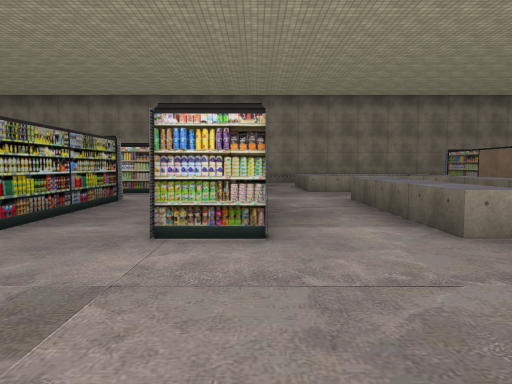
view 1 (above)

24 first-person views from a walk through a 3-D level made in the Unity game engine. The camera is 1.3 m above the floor, tilts 4° down and sees 70° across. The floor is counted in squares, 2 m on a side. Each view is taken from the middle of a square. On the plan, view 1 faces up. The plan holds only what a view shows up to about 11 squares ahead; the rest is blank. The place goes on beyond the plan. The player is left out. Some surface patterns are stand-ins.

view 2
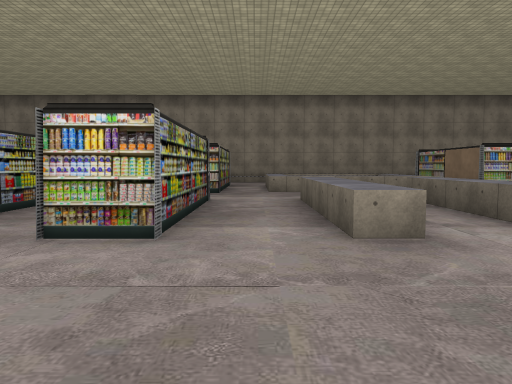

view 3
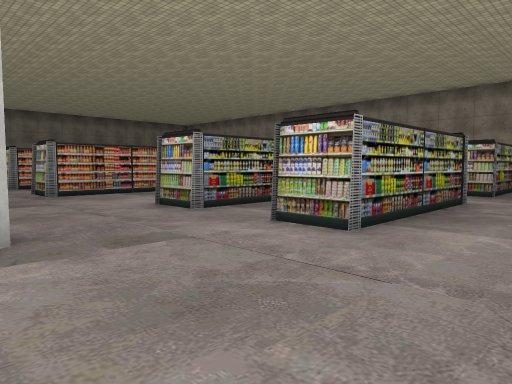

view 4
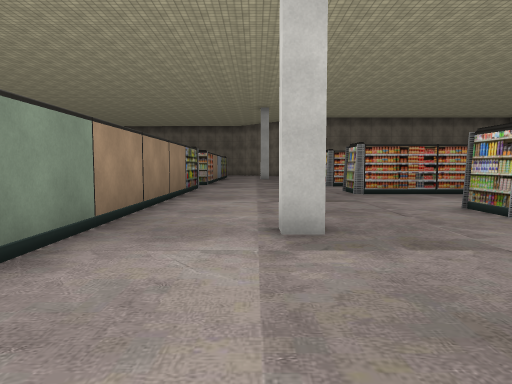

view 5
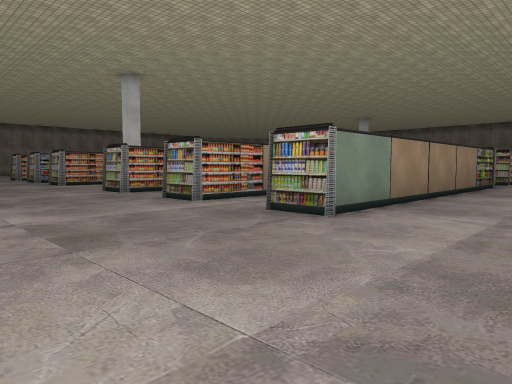

view 6
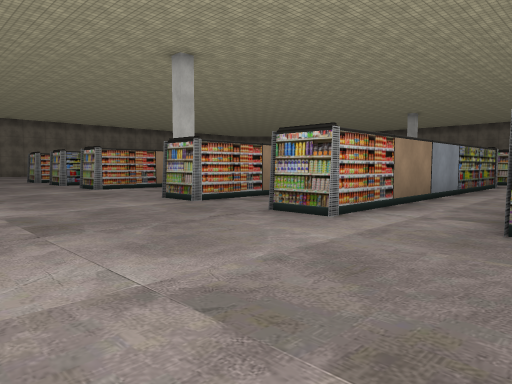

view 7
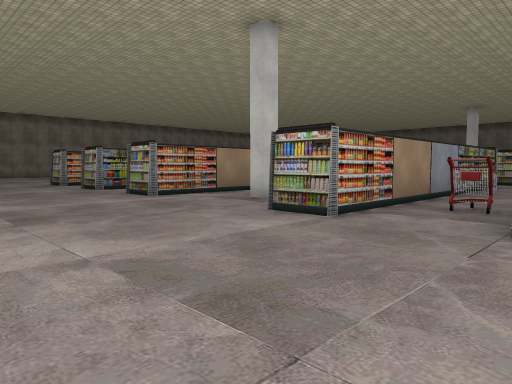

view 8
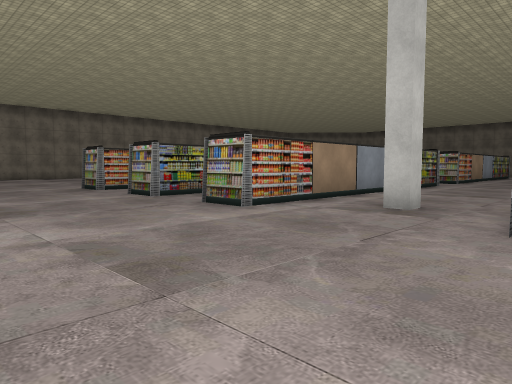

view 9
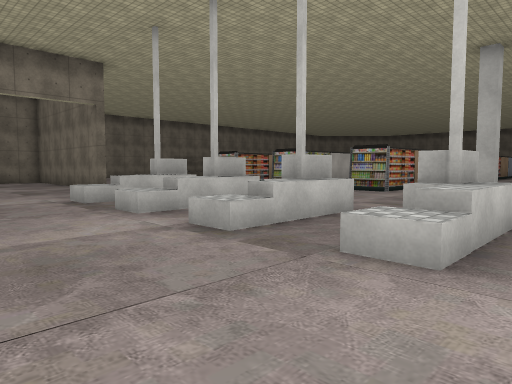

view 10
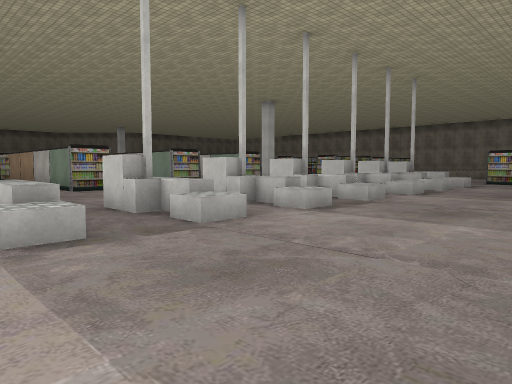

view 11
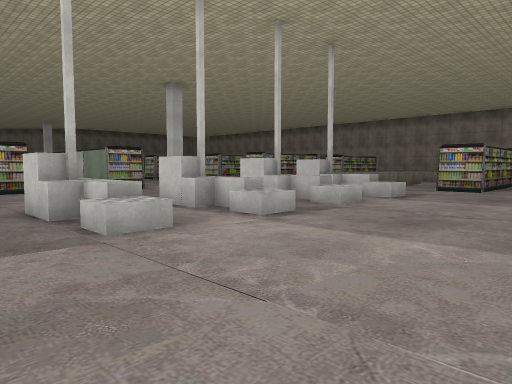

view 12
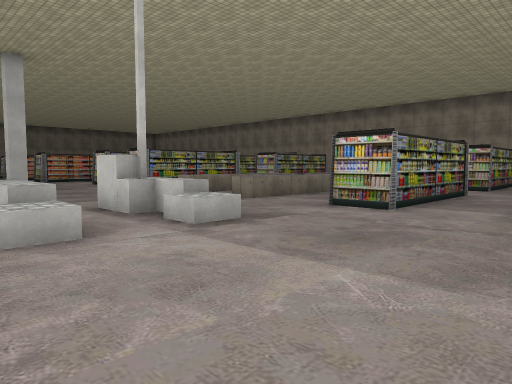

view 13
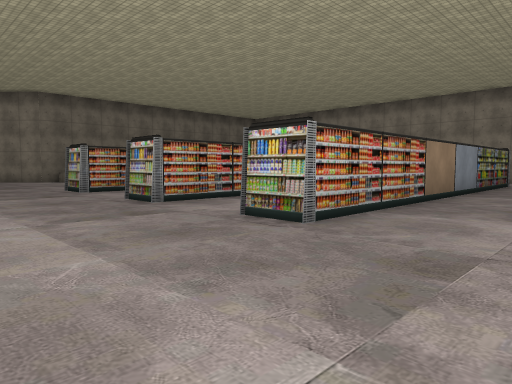

view 14
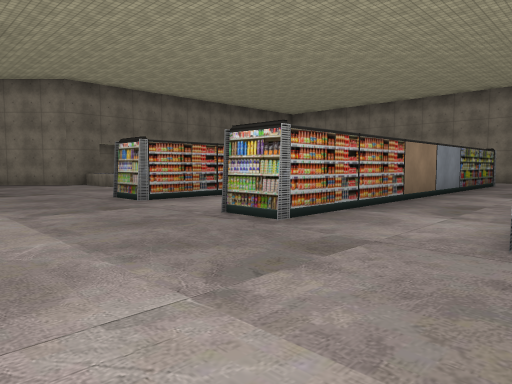

view 15
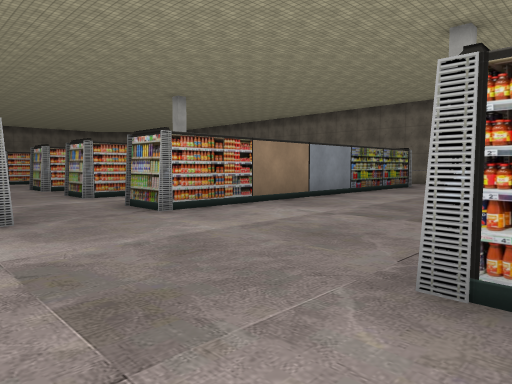

view 16
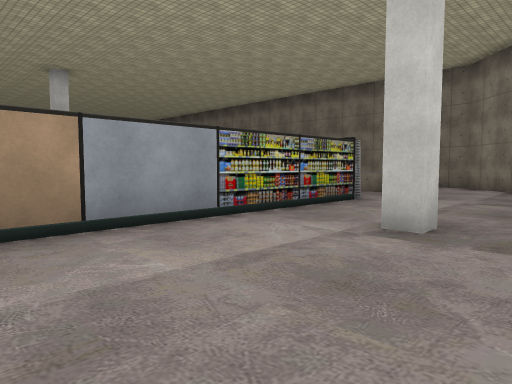

view 17
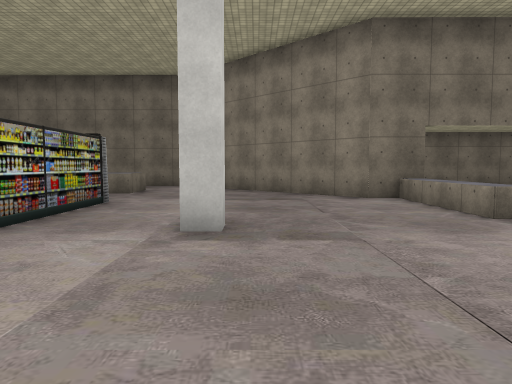

view 18
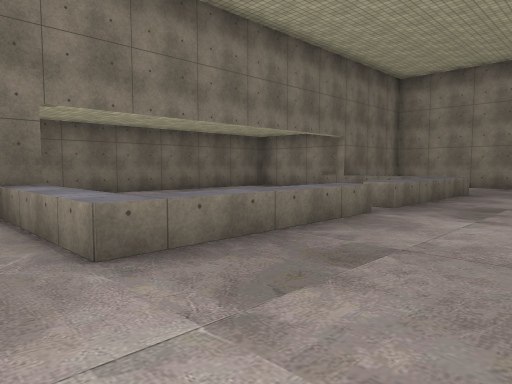

view 19
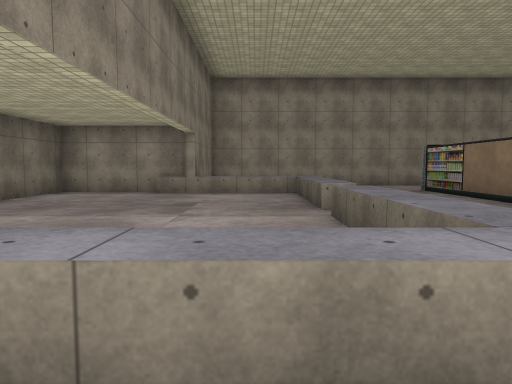

view 20
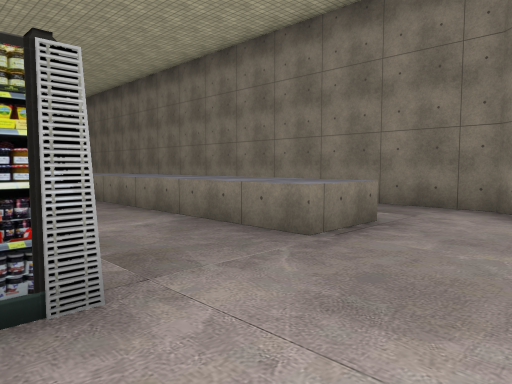

view 21
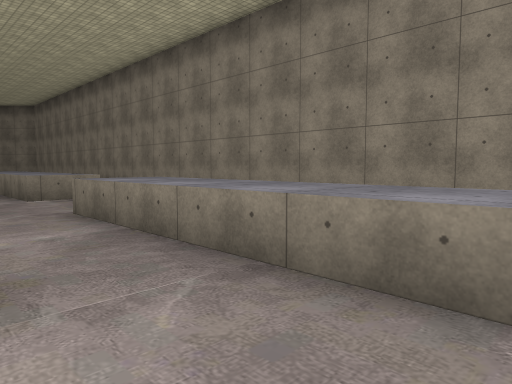

view 22
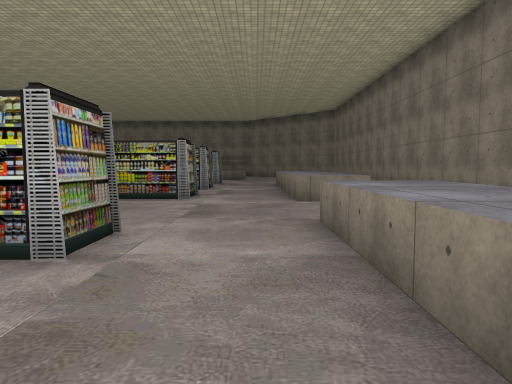

view 23
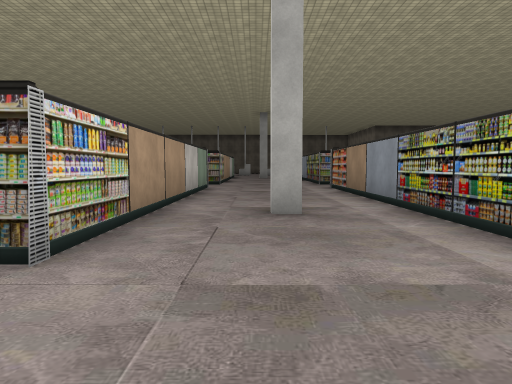

view 24
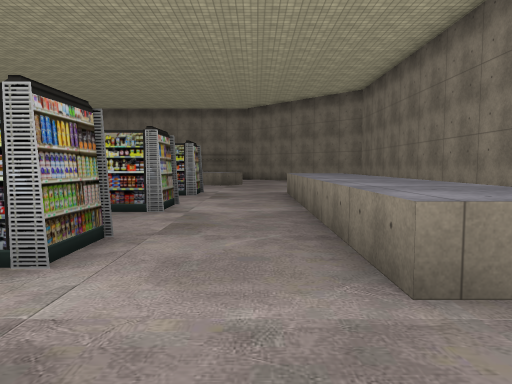

### Floor plan
Key: @ floor where view 1 was taken; # wall or solid block; . floor; ^ raised ledge; O other object.
Columns run from 25 left of view 1 to 10 right of it. Each row starts with its distance up from view 1.
 12  #..#^^^. .O  OO  O     OO      O
 11  #.....^...O  OO. O.    OO.     O
 10  #.....^...O  OO. O.    OO.^^^^ O.
  9  #.....^...   OO. O.  #  #..    #.
  8  #........    OO. O.  .. ...    ..
  7  #.....^..    OO..O.. #. #.^ ^. #.
  6  #     ^...O  OO..O.. O.OO.^ ^. O..
  5  #     ^...O  OO..O.. O.OO.^.^. O..
  4     #^^^...O. OO..O.. O.OO.^.^..O..
  3    ##......O..OO..O................
  2   ##......................... .....
  1  ##.....#.....................OO....
  0 ##.....................#.@..........
 -1 #.............................OO....
 -2 #.^^..OOOOOOOO#..OOOOOOOO#..........
 -3 #.^^..        ...     ........OO...
 -4 # ^^..        ......................
 -5 # ^^..      OO#. OOOOOOOO#....OO....
 -6 # ^^..        ..     ...............
 -7 # ^^...       .. ......O......OO....
 -8 # ^^..OOOOOOOOO. OOOOOOOO#.........
 -9 # ^^............     .........OO....
-10 #  .....#......  ......#............
-11 #  ...........   .............OO....
-12 # ^^..........   ............  .....
-13 # ^^..OOOOOOOO      OOOOO#... OO..
-14 # ^^...                  ....  ...
-15 # ^^...                 .....  O..
-16 # ^^..OO               OO#...  ...
-17 # ^^..                   ...   ..
-18 # ^^...                 ....   ..
-19 # ^^..OO               OO#..  #..

Positions as (right, up) in squares from view 1, and headings:
1: (0, 0), facing up
2: (1, 0), facing up
3: (2, 0), facing up-left
4: (2, 0), facing left
5: (4, 1), facing down-left
6: (4, -2), facing down-left
7: (4, -5), facing down-left
8: (4, -8), facing down-left
9: (9, -8), facing down-left
10: (10, -12), facing up-left
11: (10, -7), facing up-left
12: (10, -2), facing up-left
13: (-4, -1), facing up-left
14: (-7, -1), facing up-left
15: (-8, 3), facing down-left
16: (-13, 2), facing down-left
17: (-13, 1), facing left
18: (-15, 3), facing up-left
19: (-19, 3), facing up
20: (-19, 0), facing down-left
21: (-20, -4), facing down-left
22: (-21, -5), facing down
23: (-22, -10), facing right
24: (-21, -10), facing down
